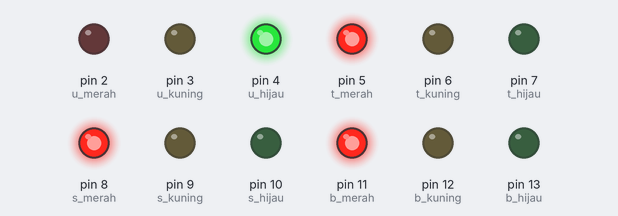
The sketch below on a simulated Arduino Uno, built with avr-gcc and run on an emulated ATmega328P. On the bench: output pins drawn as LEDs (lit = HIGH).

Above: at 0.1 s.
At 6.9 s:
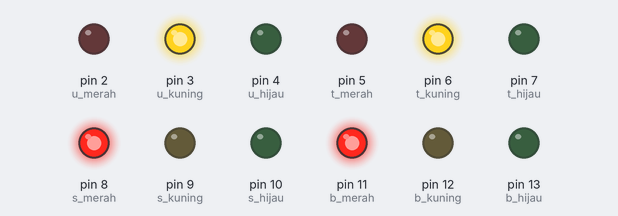
At 8.9 s:
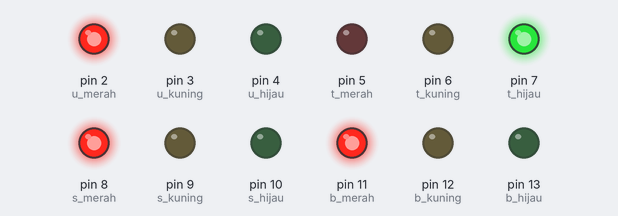
At 15.7 s:
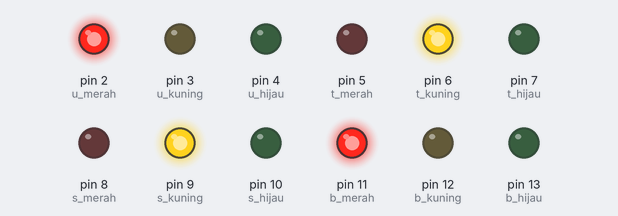
At 24.5 s:
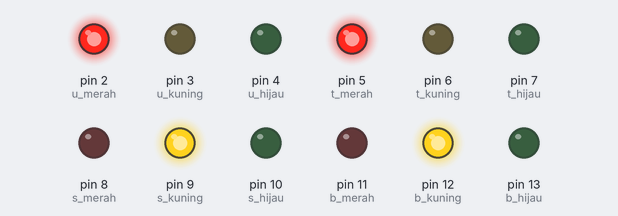
At 33.3 s:
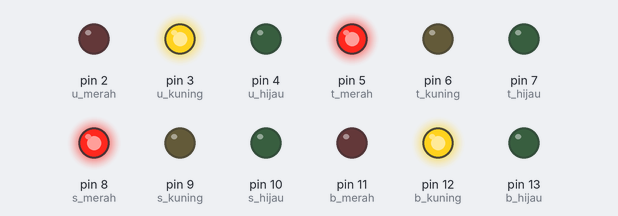
Timing chart, 0 to 36.7 s (numbered marks = the images above):
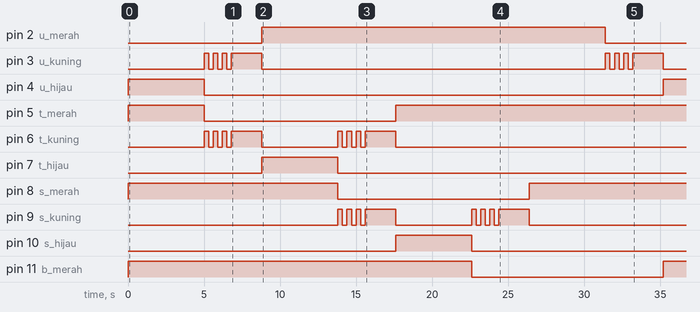

Measured:
- by itself, pin 2 (u_merah): LOW → HIGH at 8.8 s, → LOW 22.6 s later
- by itself, pin 3 (u_kuning): goes 3 × (HIGH 0.30 s, LOW 0.30 s), HIGH 2.0 s, LOW 22.6 s, 3 × (HIGH 0.30 s, LOW 0.30 s), HIGH 2.0 s, then LOW
- by itself, pin 4 (u_hijau): LOW → HIGH at 0.00 s, → LOW 5.0 s later, → HIGH 30.2 s later
- by itself, pin 5 (t_merah): LOW → HIGH at 0.00 s, → LOW 5.0 s later, → HIGH 12.6 s later
- by itself, pin 7 (t_hijau): LOW → HIGH at 8.8 s, → LOW 5.0 s later
- by itself, pin 8 (s_merah): LOW → HIGH at 0.00 s, → LOW 13.8 s later, → HIGH 12.6 s later
- by itself, pin 10 (s_hijau): LOW → HIGH at 17.6 s, → LOW 5.0 s later
- by itself, pin 11 (b_merah): LOW → HIGH at 0.00 s, → LOW 22.6 s later, → HIGH 12.6 s later

The sketch:

traffic_light_mini_project.ino
```cpp
// UTARA
int u_merah = 2;
int u_kuning = 3;
int u_hijau = 4;

// TIMUR
int t_merah = 5;
int t_kuning = 6;
int t_hijau = 7;

// SELATAN
int s_merah = 8;
int s_kuning = 9;
int s_hijau = 10;

// BARAT
int b_merah = 11;
int b_kuning = 12;
int b_hijau = 13;

void setup() {
  for (int i = 2; i <= 13; i++) {
    pinMode(i, OUTPUT);
  }
}

void loop() {

  semuaMerah();
  digitalWrite(u_merah, LOW);
  digitalWrite(u_hijau, HIGH);
  delay(5000);

  transisi(u_kuning, t_kuning, u_hijau, u_merah, t_merah);
  digitalWrite(u_merah, HIGH);
  digitalWrite(t_merah, LOW);
  digitalWrite(t_hijau, HIGH);

  delay(5000);

  transisi(t_kuning, s_kuning, t_hijau, t_merah, s_merah);
  digitalWrite(t_merah, HIGH);
  digitalWrite(s_merah, LOW);
  digitalWrite(s_hijau, HIGH);

  delay(5000);

  transisi(s_kuning, b_kuning, s_hijau, s_merah, b_merah);
  digitalWrite(s_merah, HIGH);
  digitalWrite(b_merah, LOW);
  digitalWrite(b_hijau, HIGH);

  delay(5000);

  transisi(b_kuning, u_kuning, b_hijau, b_merah, u_merah);
  digitalWrite(b_merah, HIGH);
  digitalWrite(u_merah, LOW);
  digitalWrite(u_hijau, HIGH);
}

void semuaMerah() {
  digitalWrite(u_merah, HIGH);
  digitalWrite(u_kuning, LOW);
  digitalWrite(u_hijau, LOW);

  digitalWrite(t_merah, HIGH);
  digitalWrite(t_kuning, LOW);
  digitalWrite(t_hijau, LOW);

  digitalWrite(s_merah, HIGH);
  digitalWrite(s_kuning, LOW);
  digitalWrite(s_hijau, LOW);

  digitalWrite(b_merah, HIGH);
  digitalWrite(b_kuning, LOW);
  digitalWrite(b_hijau, LOW);
}

void transisi(int dari_kuning, int ke_kuning, int dari_hijau, int dari_merah, int ke_merah) {

  digitalWrite(dari_hijau, LOW);

  digitalWrite(dari_merah, LOW);
  digitalWrite(ke_merah, LOW);

  for (int i = 0; i < 3; i++) {
    digitalWrite(dari_kuning, HIGH);
    digitalWrite(ke_kuning, HIGH);
    delay(300);

    digitalWrite(dari_kuning, LOW);
    digitalWrite(ke_kuning, LOW);
    delay(300);
  }

  digitalWrite(dari_kuning, HIGH);
  digitalWrite(ke_kuning, HIGH);
  delay(2000);

  digitalWrite(dari_kuning, LOW);
  digitalWrite(ke_kuning, LOW);
}
```
